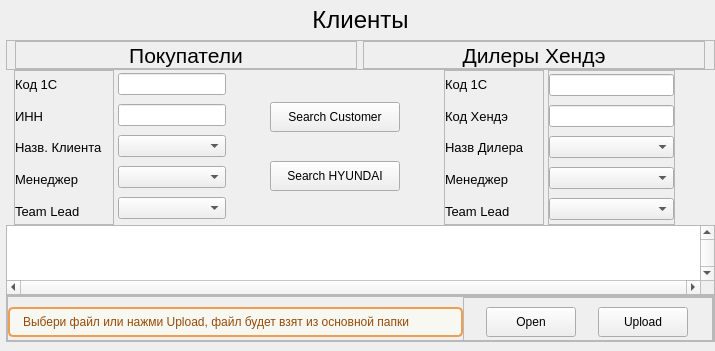
    <widget class="QWidget" name="widget" native="true">
     <property name="font">
      <font>
       <family>Tahoma</family>
      </font>
     </property>
     <layout class="QVBoxLayout" name="verticalLayout_6">
      <property name="spacing">
       <number>0</number>
      </property>
      <property name="leftMargin">
       <number>6</number>
      </property>
      <property name="topMargin">
       <number>0</number>
      </property>
      <property name="rightMargin">
       <number>0</number>
      </property>
      <property name="bottomMargin">
       <number>9</number>
      </property>
      <item>
       <widget class="QLabel" name="Title_label">
        <property name="minimumSize">
         <size>
          <width>0</width>
          <height>40</height>
         </size>
        </property>
        <property name="maximumSize">
         <size>
          <width>16777215</width>
          <height>40</height>
         </size>
        </property>
        <property name="font">
         <font>
          <family>Tahoma</family>
          <pointsize>18</pointsize>
          <italic>false</italic>
          <bold>false</bold>
         </font>
        </property>
        <property name="layoutDirection">
         <enum>Qt::LayoutDirection::LeftToRight</enum>
        </property>
        <property name="text">
         <string>Клиенты</string>
        </property>
        <property name="alignment">
         <set>Qt::AlignmentFlag::AlignCenter</set>
        </property>
       </widget>
      </item>
      <item>
       <widget class="QFrame" name="frame_6">
        <property name="minimumSize">
         <size>
          <width>0</width>
          <height>30</height>
         </size>
        </property>
        <property name="styleSheet">
         <string notr="true">font: 16pt;</string>
        </property>
        <property name="frameShape">
         <enum>QFrame::Shape::StyledPanel</enum>
        </property>
        <property name="frameShadow">
         <enum>QFrame::Shadow::Raised</enum>
        </property>
        <layout class="QHBoxLayout" name="horizontalLayout_2">
         <property name="leftMargin">
          <number>8</number>
         </property>
         <property name="topMargin">
          <number>0</number>
         </property>
         <property name="bottomMargin">
          <number>0</number>
         </property>
         <item>
          <widget class="QFrame" name="frame_7">
           <property name="frameShape">
            <enum>QFrame::Shape::StyledPanel</enum>
           </property>
           <property name="frameShadow">
            <enum>QFrame::Shadow::Raised</enum>
           </property>
           <layout class="QHBoxLayout" name="horizontalLayout_6">
            <property name="spacing">
             <number>0</number>
            </property>
            <property name="leftMargin">
             <number>0</number>
            </property>
            <property name="topMargin">
             <number>0</number>
            </property>
            <property name="rightMargin">
             <number>0</number>
            </property>
            <property name="bottomMargin">
             <number>0</number>
            </property>
            <item>
             <widget class="QLabel" name="label_12">
              <property name="font">
               <font>
                <family>Tahoma</family>
                <pointsize>16</pointsize>
                <italic>false</italic>
                <bold>false</bold>
               </font>
              </property>
              <property name="styleSheet">
               <string notr="true"/>
              </property>
              <property name="text">
               <string>Покупатели</string>
              </property>
              <property name="alignment">
               <set>Qt::AlignmentFlag::AlignCenter</set>
              </property>
             </widget>
            </item>
           </layout>
          </widget>
         </item>
         <item>
          <widget class="QFrame" name="frame_8">
           <property name="frameShape">
            <enum>QFrame::Shape::StyledPanel</enum>
           </property>
           <property name="frameShadow">
            <enum>QFrame::Shadow::Raised</enum>
           </property>
           <layout class="QHBoxLayout" name="horizontalLayout_7">
            <property name="spacing">
             <number>0</number>
            </property>
            <property name="leftMargin">
             <number>0</number>
            </property>
            <property name="topMargin">
             <number>0</number>
            </property>
            <property name="rightMargin">
             <number>0</number>
            </property>
            <property name="bottomMargin">
             <number>0</number>
            </property>
            <item>
             <widget class="QLabel" name="label_13">
              <property name="font">
               <font>
                <family>Tahoma</family>
                <pointsize>16</pointsize>
                <italic>false</italic>
                <bold>false</bold>
               </font>
              </property>
              <property name="text">
               <string>Дилеры Хендэ</string>
              </property>
              <property name="alignment">
               <set>Qt::AlignmentFlag::AlignCenter</set>
              </property>
             </widget>
            </item>
           </layout>
          </widget>
         </item>
        </layout>
       </widget>
      </item>
      <item>
       <widget class="QFrame" name="frame_Search">
        <property name="minimumSize">
         <size>
          <width>0</width>
          <height>155</height>
         </size>
        </property>
        <property name="maximumSize">
         <size>
          <width>16777215</width>
          <height>155</height>
         </size>
        </property>
        <layout class="QHBoxLayout" name="horizontalLayout_5">
         <property name="spacing">
          <number>4</number>
         </property>
         <property name="leftMargin">
          <number>8</number>
         </property>
         <property name="topMargin">
          <number>0</number>
         </property>
         <property name="rightMargin">
          <number>0</number>
         </property>
         <property name="bottomMargin">
          <number>0</number>
         </property>
         <item>
          <widget class="QFrame" name="frame">
           <property name="minimumSize">
            <size>
             <width>100</width>
             <height>0</height>
            </size>
           </property>
           <property name="font">
            <font>
             <family>Tahoma</family>
            </font>
           </property>
           <property name="frameShape">
            <enum>QFrame::Shape::StyledPanel</enum>
           </property>
           <property name="frameShadow">
            <enum>QFrame::Shadow::Raised</enum>
           </property>
           <layout class="QVBoxLayout" name="verticalLayout_2">
            <property name="leftMargin">
             <number>0</number>
            </property>
            <property name="topMargin">
             <number>0</number>
            </property>
            <property name="rightMargin">
             <number>9</number>
            </property>
            <property name="bottomMargin">
             <number>0</number>
            </property>
            <item>
             <widget class="QLabel" name="label_2">
              <property name="font">
               <font>
                <family>Tahoma</family>
                <pointsize>10</pointsize>
                <italic>false</italic>
                <bold>false</bold>
               </font>
              </property>
              <property name="text">
               <string>Код 1С</string>
              </property>
             </widget>
            </item>
            <item>
             <widget class="QLabel" name="label_7">
              <property name="font">
               <font>
                <family>Tahoma</family>
                <pointsize>10</pointsize>
                <italic>false</italic>
                <bold>false</bold>
               </font>
              </property>
              <property name="text">
               <string>ИНН</string>
              </property>
             </widget>
            </item>
            <item>
             <widget class="QLabel" name="label_3">
              <property name="font">
               <font>
                <family>Tahoma</family>
                <pointsize>10</pointsize>
                <italic>false</italic>
                <bold>false</bold>
               </font>
              </property>
              <property name="styleSheet">
               <string notr="true"/>
              </property>
              <property name="text">
               <string>Назв. Клиента</string>
              </property>
             </widget>
            </item>
            <item>
             <widget class="QLabel" name="label_6">
              <property name="font">
               <font>
                <family>Tahoma</family>
                <pointsize>10</pointsize>
                <italic>false</italic>
                <bold>false</bold>
               </font>
              </property>
              <property name="text">
               <string>Менеджер</string>
              </property>
             </widget>
            </item>
            <item>
             <widget class="QLabel" name="label_4">
              <property name="font">
               <font>
                <family>Tahoma</family>
                <pointsize>10</pointsize>
                <italic>false</italic>
                <bold>false</bold>
               </font>
              </property>
              <property name="text">
               <string>Team Lead</string>
              </property>
             </widget>
            </item>
           </layout>
          </widget>
         </item>
         <item>
          <widget class="QFrame" name="frame_2">
           <property name="maximumSize">
            <size>
             <width>300</width>
             <height>16777215</height>
            </size>
           </property>
           <layout class="QVBoxLayout" name="verticalLayout_3">
            <property name="spacing">
             <number>6</number>
            </property>
            <property name="leftMargin">
             <number>0</number>
            </property>
            <property name="topMargin">
             <number>0</number>
            </property>
            <property name="rightMargin">
             <number>0</number>
            </property>
            <property name="bottomMargin">
             <number>0</number>
            </property>
            <item>
             <widget class="QLineEdit" name="line_ID">
              <property name="minimumSize">
               <size>
                <width>0</width>
                <height>22</height>
               </size>
              </property>
              <property name="maximumSize">
               <size>
                <width>16777215</width>
                <height>22</height>
               </size>
              </property>
              <property name="text">
               <string/>
              </property>
             </widget>
            </item>
            <item>
             <widget class="QLineEdit" name="line_INN">
              <property name="minimumSize">
               <size>
                <width>0</width>
                <height>22</height>
               </size>
              </property>
              <property name="maximumSize">
               <size>
                <width>16777215</width>
                <height>22</height>
               </size>
              </property>
             </widget>
            </item>
            <item>
             <widget class="QComboBox" name="line_CustName">
              <property name="minimumSize">
               <size>
                <width>0</width>
                <height>22</height>
               </size>
              </property>
              <property name="maximumSize">
               <size>
                <width>16777215</width>
                <height>22</height>
               </size>
              </property>
             </widget>
            </item>
            <item>
             <widget class="QComboBox" name="line_AM">
              <property name="minimumSize">
               <size>
                <width>0</width>
                <height>22</height>
               </size>
              </property>
              <property name="maximumSize">
               <size>
                <width>16777215</width>
                <height>22</height>
               </size>
              </property>
             </widget>
            </item>
            <item>
             <widget class="QComboBox" name="line_TL">
              <property name="minimumSize">
               <size>
                <width>0</width>
                <height>22</height>
               </size>
              </property>
              <property name="maximumSize">
               <size>
                <width>16777215</width>
                <height>22</height>
               </size>
              </property>
             </widget>
            </item>
           </layout>
          </widget>
         </item>
         <item>
          <spacer name="horizontalSpacer">
           <property name="orientation">
            <enum>Qt::Orientation::Horizontal</enum>
           </property>
           <property name="sizeType">
            <enum>QSizePolicy::Policy::Fixed</enum>
           </property>
           <property name="sizeHint" stdset="0">
            <size>
             <width>40</width>
             <height>20</height>
            </size>
           </property>
          </spacer>
         </item>
         <item>
          <widget class="QFrame" name="frame_3">
           <property name="minimumSize">
            <size>
             <width>130</width>
             <height>0</height>
            </size>
           </property>
           <property name="maximumSize">
            <size>
             <width>120</width>
             <height>16777215</height>
            </size>
           </property>
           <layout class="QVBoxLayout" name="verticalLayout_4">
            <property name="leftMargin">
             <number>0</number>
            </property>
            <property name="topMargin">
             <number>9</number>
            </property>
            <property name="rightMargin">
             <number>0</number>
            </property>
            <item>
             <widget class="QPushButton" name="btn_find_cust">
              <property name="minimumSize">
               <size>
                <width>130</width>
                <height>30</height>
               </size>
              </property>
              <property name="maximumSize">
               <size>
                <width>92</width>
                <height>16777215</height>
               </size>
              </property>
              <property name="text">
               <string>Search Customer</string>
              </property>
              <property name="icon">
               <iconset resource="../resource.qrc">
                <normaloff>:/icon/icon/search — копия — копия.svg</normaloff>:/icon/icon/search — копия — копия.svg</iconset>
              </property>
             </widget>
            </item>
            <item>
             <widget class="QPushButton" name="btn_find_Hyundai">
              <property name="minimumSize">
               <size>
                <width>130</width>
                <height>30</height>
               </size>
              </property>
              <property name="maximumSize">
               <size>
                <width>92</width>
                <height>16777215</height>
               </size>
              </property>
              <property name="text">
               <string>Search HYUNDAI</string>
              </property>
              <property name="icon">
               <iconset resource="../resource.qrc">
                <normaloff>:/icon/icon/search — копия — копия.svg</normaloff>:/icon/icon/search — копия — копия.svg</iconset>
              </property>
             </widget>
            </item>
           </layout>
          </widget>
         </item>
         <item>
          <spacer name="horizontalSpacer_3">
           <property name="orientation">
            <enum>Qt::Orientation::Horizontal</enum>
           </property>
           <property name="sizeType">
            <enum>QSizePolicy::Policy::Fixed</enum>
           </property>
           <property name="sizeHint" stdset="0">
            <size>
             <width>40</width>
             <height>20</height>
            </size>
           </property>
          </spacer>
         </item>
         <item>
          <widget class="QFrame" name="frame_9">
           <property name="minimumSize">
            <size>
             <width>100</width>
             <height>0</height>
            </size>
           </property>
           <property name="frameShape">
            <enum>QFrame::Shape::StyledPanel</enum>
           </property>
           <property name="frameShadow">
            <enum>QFrame::Shadow::Raised</enum>
           </property>
           <layout class="QVBoxLayout" name="verticalLayout_7">
            <property name="leftMargin">
             <number>0</number>
            </property>
            <property name="topMargin">
             <number>0</number>
            </property>
            <property name="bottomMargin">
             <number>0</number>
            </property>
            <item>
             <widget class="QLabel" name="label_5">
              <property name="font">
               <font>
                <family>Tahoma</family>
                <pointsize>10</pointsize>
                <italic>false</italic>
                <bold>false</bold>
               </font>
              </property>
              <property name="text">
               <string>Код 1С</string>
              </property>
             </widget>
            </item>
            <item>
             <widget class="QLabel" name="label_9">
              <property name="font">
               <font>
                <family>Tahoma</family>
                <pointsize>10</pointsize>
                <italic>false</italic>
                <bold>false</bold>
               </font>
              </property>
              <property name="text">
               <string>Код Хендэ</string>
              </property>
             </widget>
            </item>
            <item>
             <widget class="QLabel" name="label_10">
              <property name="font">
               <font>
                <family>Tahoma</family>
                <pointsize>10</pointsize>
                <italic>false</italic>
                <bold>false</bold>
               </font>
              </property>
              <property name="text">
               <string>Назв Дилера</string>
              </property>
             </widget>
            </item>
            <item>
             <widget class="QLabel" name="label_11">
              <property name="font">
               <font>
                <family>Tahoma</family>
                <pointsize>10</pointsize>
                <italic>false</italic>
                <bold>false</bold>
               </font>
              </property>
              <property name="text">
               <string>Менеджер</string>
              </property>
             </widget>
            </item>
            <item>
             <widget class="QLabel" name="label_8">
              <property name="font">
               <font>
                <family>Tahoma</family>
                <pointsize>10</pointsize>
                <italic>false</italic>
                <bold>false</bold>
               </font>
              </property>
              <property name="text">
               <string>Team Lead</string>
              </property>
             </widget>
            </item>
           </layout>
          </widget>
         </item>
         <item>
          <widget class="QFrame" name="frame_10">
           <property name="maximumSize">
            <size>
             <width>300</width>
             <height>16777215</height>
            </size>
           </property>
           <property name="frameShape">
            <enum>QFrame::Shape::StyledPanel</enum>
           </property>
           <property name="frameShadow">
            <enum>QFrame::Shadow::Raised</enum>
           </property>
           <layout class="QVBoxLayout" name="verticalLayout_8">
            <property name="leftMargin">
             <number>0</number>
            </property>
            <property name="topMargin">
             <number>0</number>
            </property>
            <property name="rightMargin">
             <number>0</number>
            </property>
            <property name="bottomMargin">
             <number>0</number>
            </property>
            <item>
             <widget class="QLineEdit" name="line_ID_Hyundai">
              <property name="minimumSize">
               <size>
                <width>0</width>
                <height>22</height>
               </size>
              </property>
              <property name="maximumSize">
               <size>
                <width>16777215</width>
                <height>22</height>
               </size>
              </property>
              <property name="font">
               <font>
                <family>Tahoma</family>
                <pointsize>10</pointsize>
               </font>
              </property>
             </widget>
            </item>
            <item>
             <widget class="QLineEdit" name="line_Hyu_code">
              <property name="minimumSize">
               <size>
                <width>0</width>
                <height>22</height>
               </size>
              </property>
              <property name="maximumSize">
               <size>
                <width>16777215</width>
                <height>22</height>
               </size>
              </property>
              <property name="font">
               <font>
                <family>Tahoma</family>
                <pointsize>10</pointsize>
               </font>
              </property>
             </widget>
            </item>
            <item>
             <widget class="QComboBox" name="line_CustName_Hyundai">
              <property name="minimumSize">
               <size>
                <width>0</width>
                <height>22</height>
               </size>
              </property>
              <property name="maximumSize">
               <size>
                <width>16777215</width>
                <height>22</height>
               </size>
              </property>
             </widget>
            </item>
            <item>
             <widget class="QComboBox" name="line_AM_Hyundai">
              <property name="minimumSize">
               <size>
                <width>0</width>
                <height>22</height>
               </size>
              </property>
              <property name="maximumSize">
               <size>
                <width>16777215</width>
                <height>22</height>
               </size>
              </property>
             </widget>
            </item>
            <item>
             <widget class="QComboBox" name="line_TL_Hyundai">
              <property name="minimumSize">
               <size>
                <width>0</width>
                <height>22</height>
               </size>
              </property>
              <property name="maximumSize">
               <size>
                <width>16777215</width>
                <height>22</height>
               </size>
              </property>
             </widget>
            </item>
           </layout>
          </widget>
         </item>
         <item>
          <spacer name="horizontalSpacer_2">
           <property name="orientation">
            <enum>Qt::Orientation::Horizontal</enum>
           </property>
           <property name="sizeType">
            <enum>QSizePolicy::Policy::Fixed</enum>
           </property>
           <property name="sizeHint" stdset="0">
            <size>
             <width>40</width>
             <height>20</height>
            </size>
           </property>
          </spacer>
         </item>
        </layout>
       </widget>
      </item>
      <item>
       <widget class="QTableWidget" name="table">
        <property name="minimumSize">
         <size>
          <width>0</width>
          <height>0</height>
         </size>
        </property>
        <property name="font">
         <font>
          <family>Tahoma</family>
          <pointsize>10</pointsize>
          <italic>false</italic>
          <bold>false</bold>
         </font>
        </property>
        <property name="verticalScrollBarPolicy">
         <enum>Qt::ScrollBarPolicy::ScrollBarAlwaysOn</enum>
        </property>
        <property name="horizontalScrollBarPolicy">
         <enum>Qt::ScrollBarPolicy::ScrollBarAlwaysOn</enum>
        </property>
        <property name="sizeAdjustPolicy">
         <enum>QAbstractScrollArea::SizeAdjustPolicy::AdjustToContents</enum>
        </property>
        <property name="selectionMode">
         <enum>QAbstractItemView::SelectionMode::SingleSelection</enum>
        </property>
        <property name="textElideMode">
         <enum>Qt::TextElideMode::ElideMiddle</enum>
        </property>
        <property name="sortingEnabled">
         <bool>true</bool>
        </property>
        <property name="wordWrap">
         <bool>true</bool>
        </property>
        <property name="columnCount">
         <number>0</number>
        </property>
        <attribute name="horizontalHeaderCascadingSectionResizes">
         <bool>true</bool>
        </attribute>
        <attribute name="horizontalHeaderMinimumSectionSize">
         <number>55</number>
        </attribute>
        <attribute name="horizontalHeaderShowSortIndicator" stdset="0">
         <bool>true</bool>
        </attribute>
        <attribute name="horizontalHeaderStretchLastSection">
         <bool>true</bool>
        </attribute>
        <attribute name="verticalHeaderVisible">
         <bool>false</bool>
        </attribute>
        <attribute name="verticalHeaderCascadingSectionResizes">
         <bool>true</bool>
        </attribute>
        <attribute name="verticalHeaderDefaultSectionSize">
         <number>25</number>
        </attribute>
        <attribute name="verticalHeaderHighlightSections">
         <bool>false</bool>
        </attribute>
       </widget>
      </item>
      <item>
       <widget class="QFrame" name="frame_Update">
        <property name="frameShape">
         <enum>QFrame::Shape::StyledPanel</enum>
        </property>
        <property name="frameShadow">
         <enum>QFrame::Shadow::Raised</enum>
        </property>
        <layout class="QVBoxLayout" name="verticalLayout">
         <property name="spacing">
          <number>0</number>
         </property>
         <property name="leftMargin">
          <number>0</number>
         </property>
         <property name="topMargin">
          <number>0</number>
         </property>
         <property name="rightMargin">
          <number>0</number>
         </property>
         <property name="bottomMargin">
          <number>0</number>
         </property>
         <item>
          <widget class="QFrame" name="frame_cust_file">
           <property name="minimumSize">
            <size>
             <width>0</width>
             <height>45</height>
            </size>
           </property>
           <property name="maximumSize">
            <size>
             <width>16777215</width>
             <height>45</height>
            </size>
           </property>
           <property name="frameShape">
            <enum>QFrame::Shape::StyledPanel</enum>
           </property>
           <property name="frameShadow">
            <enum>QFrame::Shadow::Raised</enum>
           </property>
           <layout class="QHBoxLayout" name="horizontalLayout_4">
            <property name="spacing">
             <number>0</number>
            </property>
            <property name="leftMargin">
             <number>0</number>
            </property>
            <property name="topMargin">
             <number>0</number>
            </property>
            <property name="rightMargin">
             <number>0</number>
            </property>
            <property name="bottomMargin">
             <number>0</number>
            </property>
            <item>
             <widget class="QFrame" name="frame_4">
              <property name="minimumSize">
               <size>
                <width>0</width>
                <height>50</height>
               </size>
              </property>
              <property name="frameShadow">
               <enum>QFrame::Shadow::Raised</enum>
              </property>
              <layout class="QVBoxLayout" name="verticalLayout_5">
               <property name="spacing">
                <number>0</number>
               </property>
               <property name="leftMargin">
                <number>0</number>
               </property>
               <property name="topMargin">
                <number>0</number>
               </property>
               <property name="rightMargin">
                <number>0</number>
               </property>
               <property name="bottomMargin">
                <number>0</number>
               </property>
               <item>
                <widget class="QLabel" name="label_Cust_File">
                 <property name="minimumSize">
                  <size>
                   <width>0</width>
                   <height>30</height>
                  </size>
                 </property>
                 <property name="maximumSize">
                  <size>
                   <width>16777215</width>
                   <height>30</height>
                  </size>
                 </property>
                 <property name="styleSheet">
                  <string notr="true">QLabel {
	background-color: #f8f8f2;
	border-radius: 5px;
	border: 2px solid #f09d54;
	padding-left: 10px;
	color: #964b09;
	font: 10pt &quot;Tahoma&quot;;
}
</string>
                 </property>
                 <property name="text">
                  <string>Выбери файл или нажми Upload, файл будет взят из основной папки</string>
                 </property>
                </widget>
               </item>
              </layout>
             </widget>
            </item>
            <item>
             <widget class="QFrame" name="frame_5">
              <property name="minimumSize">
               <size>
                <width>120</width>
                <height>50</height>
               </size>
              </property>
              <property name="maximumSize">
               <size>
                <width>250</width>
                <height>16777215</height>
               </size>
              </property>
              <property name="frameShape">
               <enum>QFrame::Shape::StyledPanel</enum>
              </property>
              <property name="frameShadow">
               <enum>QFrame::Shadow::Raised</enum>
              </property>
              <layout class="QHBoxLayout" name="horizontalLayout_3">
               <property name="spacing">
                <number>0</number>
               </property>
               <property name="leftMargin">
                <number>0</number>
               </property>
               <property name="topMargin">
                <number>0</number>
               </property>
               <property name="rightMargin">
                <number>0</number>
               </property>
               <property name="bottomMargin">
                <number>0</number>
               </property>
               <item>
                <widget class="QPushButton" name="btn_open_file">
                 <property name="minimumSize">
                  <size>
                   <width>90</width>
                   <height>30</height>
                  </size>
                 </property>
                 <property name="maximumSize">
                  <size>
                   <width>90</width>
                   <height>16777215</height>
                  </size>
                 </property>
                 <property name="text">
                  <string>Open</string>
                 </property>
                 <property name="icon">
                  <iconset resource="../resource.qrc">
                   <normaloff>:/icon/icon/folder — копия — копия.svg</normaloff>:/icon/icon/folder — копия — копия.svg</iconset>
                 </property>
                </widget>
               </item>
               <item>
                <widget class="QPushButton" name="btn_upload_file">
                 <property name="minimumSize">
                  <size>
                   <width>90</width>
                   <height>30</height>
                  </size>
                 </property>
                 <property name="maximumSize">
                  <size>
                   <width>90</width>
                   <height>16777215</height>
                  </size>
                 </property>
                 <property name="text">
                  <string>Upload</string>
                 </property>
                 <property name="icon">
                  <iconset resource="../resource.qrc">
                   <normaloff>:/icon/icon/upload — копия — копия.svg</normaloff>:/icon/icon/upload — копия — копия.svg</iconset>
                 </property>
                </widget>
               </item>
              </layout>
             </widget>
            </item>
           </layout>
          </widget>
         </item>
        </layout>
       </widget>
      </item>
     </layout>
    </widget>
